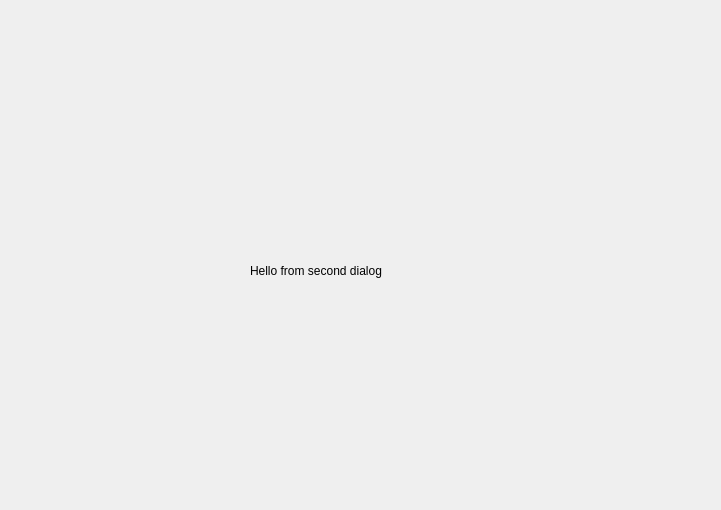
<?xml version="1.0" encoding="UTF-8"?>
<ui version="4.0">
 <class>SecDialog</class>
 <widget class="QDialog" name="SecDialog">
  <property name="geometry">
   <rect>
    <x>0</x>
    <y>0</y>
    <width>721</width>
    <height>510</height>
   </rect>
  </property>
  <property name="windowTitle">
   <string>Dialog</string>
  </property>
  <widget class="QLabel" name="label">
   <property name="geometry">
    <rect>
     <x>250</x>
     <y>240</y>
     <width>201</width>
     <height>61</height>
    </rect>
   </property>
   <property name="text">
    <string>Hello from second dialog</string>
   </property>
  </widget>
 </widget>
 <resources/>
 <connections/>
</ui>
